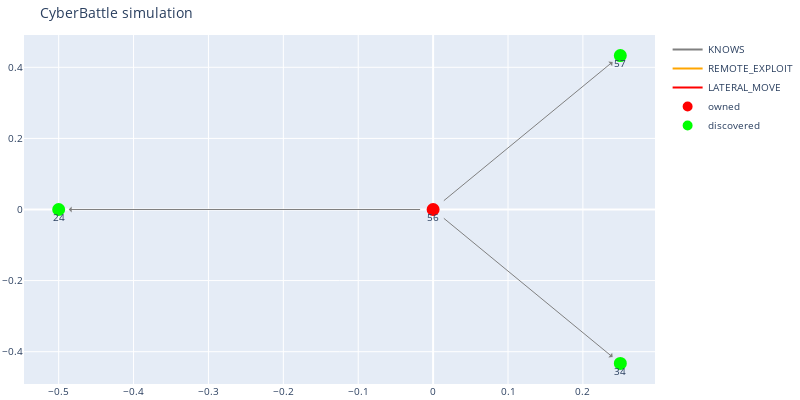

Notebook code cell kept with this figure:
### Code cell
outcome = c2.run_attack('56', 'ScanWindowsCredentialManagerForSMB')
dbg.plot_discovered_network()
c2.print_all_attacks()

### Figure 1 — Plotly figure (JSON) as saved in the notebook; plotly's stock layout.template omitted (floating-point values rounded to 4 significant figures)
{"data": [{"line": {"color": "gray"}, "mode": "lines", "name": "KNOWS", "type": "scatter", "x": [0], "y": [0]}, {"line": {"color": "orange"}, "mode": "lines", "name": "REMOTE_EXPLOIT", "type": "scatter", "x": [0], "y": [0]}, {"line": {"color": "red"}, "mode": "lines", "name": "LATERAL_MOVE", "type": "scatter", "x": [0], "y": [0]}, {"hoverinfo": "text", "marker": {"color": "#D32F2E", "line": {"color": "rgb(255,0,0)", "width": 8}, "size": 5, "symbol": "circle-dot"}, "mode": "markers+text", "name": "owned", "text": ["56"], "textposition": "bottom center", "type": "scatter", "x": [0], "y": [0]}, {"hoverinfo": "text", "marker": {"color": "#0e9d00", "line": {"color": "rgb(0,255,0)", "width": 8}, "size": 5, "symbol": "circle-dot"}, "mode": "markers+text", "name": "discovered", "text": ["24", "34", "57"], "textposition": "bottom center", "type": "scatter", "x": [-0.5, 0.25, 0.25], "y": [-4.371e-08, -0.433, 0.433]}], "layout": {"annotations": [{"align": "center", "arrowcolor": "gray", "arrowhead": 1, "arrowsize": 1, "arrowwidth": 1, "ax": 0, "axref": "x", "ay": 0, "ayref": "y", "hovertext": "KNOWS", "opacity": 1, "showarrow": true, "standoff": 10, "startstandoff": 10, "x": -0.5, "xref": "x", "y": -4.371e-08, "yref": "y"}, {"align": "center", "arrowcolor": "gray", "arrowhead": 1, "arrowsize": 1, "arrowwidth": 1, "ax": 0, "axref": "x", "ay": 0, "ayref": "y", "hovertext": "KNOWS", "opacity": 1, "showarrow": true, "standoff": 10, "startstandoff": 10, "x": 0.25, "xref": "x", "y": -0.433, "yref": "y"}, {"align": "center", "arrowcolor": "gray", "arrowhead": 1, "arrowsize": 1, "arrowwidth": 1, "ax": 0, "axref": "x", "ay": 0, "ayref": "y", "hovertext": "KNOWS", "opacity": 1, "showarrow": true, "standoff": 10, "startstandoff": 10, "x": 0.25, "xref": "x", "y": 0.433, "yref": "y"}], "autosize": false, "font": {"size": 10}, "height": 400, "hovermode": "closest", "margin": {"b": 15, "l": 2, "r": 2, "t": 35}, "showlegend": true, "title": {"text": "CyberBattle simulation"}, "width": 800}}
